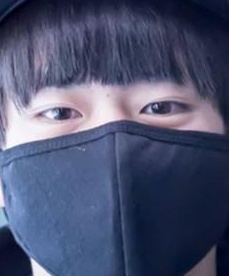
#> input picture datasets/face-musk-data/with_mask/with_mask_1516.jpg, 229 x 276 px; its folder holds only this picture in this run
$ jupyter execute --allow-errors face-mask-test.ipynb
#> lines starting #> are read from the running program, lines starting #| are printed output that depends on the picture
[cell 1]
import os

DATASET_DIR = '../../datasets/face-musk-data'
CATEGORIES = []
for c in os.listdir(DATASET_DIR):
    CATEGORIES.append(c)
#> pass 2 of the loop `for c in os.listdir(DATASET_DIR):`:

#> (the rest of this cell did not finish here and is left out)

[cell 2]
# take 10 random data

from asyncio import exceptions
from tqdm import tqdm
import cv2
IMG_SIZE= 227

datasets = []

for c in CATEGORIES:
    path = os.path.join(DATASET_DIR, c) # 'E:/DATASETS/classification/Face Mask Dataset/train/WithMask'
    class_num = CATEGORIES.index(c) # 0
    for img in tqdm(os.listdir(path)):
        try:
            img_array = cv2.imread(os.path.join(path, img))   # read the image
#> img_array is the input picture: shape (276, 229, 3); mean B, G, R 111.7, 82.4, 76.1
            img_resized = cv2.resize(img_array, (IMG_SIZE, IMG_SIZE))  # resize the image
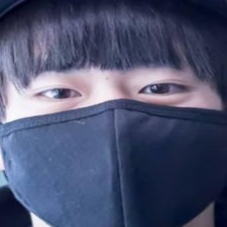
#> img_resized: shape (227, 227, 3); mean B, G, R 111.6, 82.2, 75.9
            datasets.append({
                'image': img_resized,
                'label': class_num
            }) # [ [img, 0], [], [], [], ...., []]
        except exceptions as e:
            pass
#> pass 2 of the loop `for c in CATEGORIES:`:
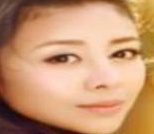
#> input picture datasets/face-musk-data/without_mask/without_mask_1169.jpg, 154 x 134 px
#> img_array is the input picture: shape (134, 154, 3); mean B, G, R 114.8, 151.5, 199.7
#> `img_resized = cv2.resize(img_array, (IMG_SIZE, IMG_SIZE))`:
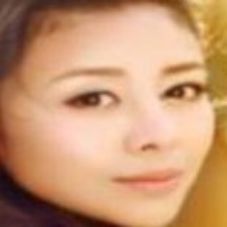
#> img_resized: shape (227, 227, 3); mean B, G, R 114.6, 151.4, 199.6
